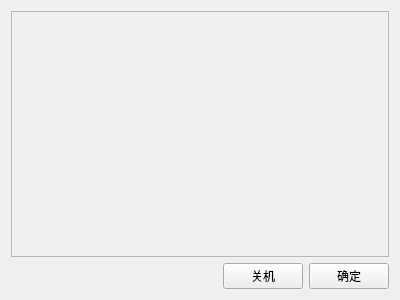
<?xml version="1.0" encoding="UTF-8"?>
<ui version="4.0">
 <class>QuestionContainer</class>
 <widget class="QWidget" name="QuestionContainer">
  <property name="geometry">
   <rect>
    <x>0</x>
    <y>0</y>
    <width>400</width>
    <height>300</height>
   </rect>
  </property>
  <property name="windowTitle">
   <string>Form</string>
  </property>
  <layout class="QVBoxLayout" name="verticalLayout">
   <item>
    <widget class="QScrollArea" name="scrollArea">
     <property name="widgetResizable">
      <bool>true</bool>
     </property>
     <widget class="QWidget" name="scrollAreaWidgetContents">
      <property name="geometry">
       <rect>
        <x>0</x>
        <y>0</y>
        <width>380</width>
        <height>249</height>
       </rect>
      </property>
     </widget>
    </widget>
   </item>
   <item>
    <layout class="QHBoxLayout" name="horizontalLayout">
     <item>
      <spacer name="horizontalSpacer">
       <property name="orientation">
        <enum>Qt::Horizontal</enum>
       </property>
       <property name="sizeHint" stdset="0">
        <size>
         <width>40</width>
         <height>20</height>
        </size>
       </property>
      </spacer>
     </item>
     <item>
      <widget class="QPushButton" name="pushButtonShutdown">
       <property name="text">
        <string>关机</string>
       </property>
      </widget>
     </item>
     <item>
      <widget class="QPushButton" name="pushButtonOK">
       <property name="text">
        <string>确定</string>
       </property>
      </widget>
     </item>
    </layout>
   </item>
  </layout>
 </widget>
 <resources/>
 <connections/>
</ui>
